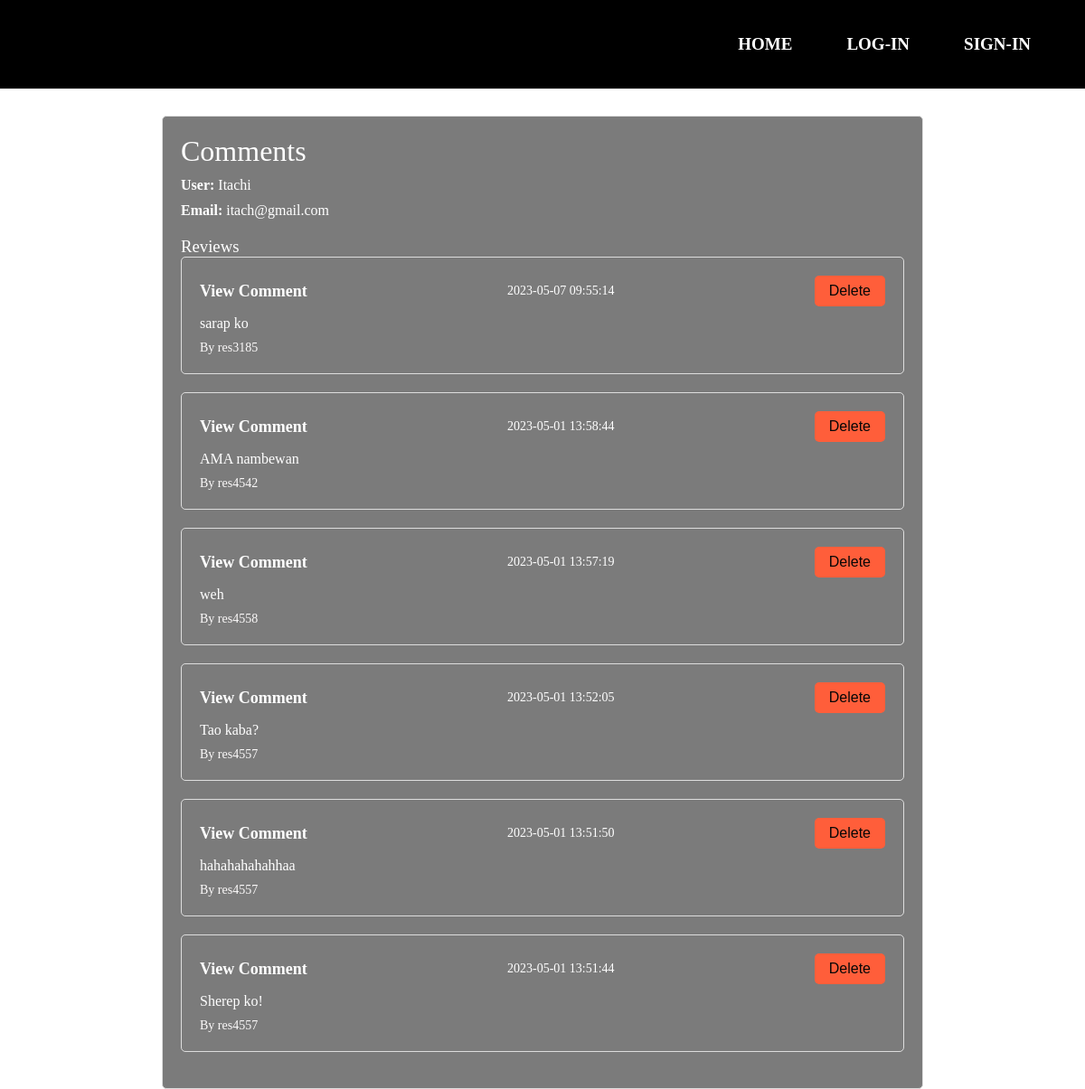
Page /users/1 on the committed database.
### tables this page shows
CREATE TABLE users
             (id INTEGER PRIMARY KEY AUTOINCREMENT,
              username TEXT NOT NULL UNIQUE,
              email TEXT NOT NULL UNIQUE,
              password TEXT NOT NULL,
              profile_pic_url TEXT);

CREATE TABLE reviews
             (id INTEGER PRIMARY KEY AUTOINCREMENT,
              username TEXT NOT NULL,
              resto_id INTEGER NOT NULL,
              comment TEXT NOT NULL,
              date TIMESTAMP DEFAULT CURRENT_TIMESTAMP,
              FOREIGN KEY (username) REFERENCES users (username),
              FOREIGN KEY (resto_id) REFERENCES restaurants (id));

### Admin.py (the view)
def user_profile(user_id):
    with sqlite3.connect('users.db') as conn:
        c = conn.cursor()
        c.execute('SELECT id, username, email FROM users WHERE id = ?', (user_id,))
        user = c.fetchone()
        c.execute('SELECT id, resto_id, comment, date FROM reviews WHERE username = ? ORDER BY date DESC', (user[1],))
        reviews = c.fetchall()
    return render_template('user_profile.html', user=user, reviews=reviews)

### templates/user_profile.html (shortened to what this page needs)
<!DOCTYPE html>
<html lang="en">
<head>
  <link rel="stylesheet" href="/static/user_profile.css">
</head>
<body>
  <header>
    <nav>
      <ul>
        {% if 'username' in session %}
          <li><a href="{{ url_for('index') }}">HOME</a></li>
          <li class="dropdown">
            <a href="#" onclick="toggleDropdown()">{{ session['username'] }}!</a>
            <div class="dropdown-menu">
              <a href="/profile">Profile settings</a>
              <a href="/bookmarks">Bookmarks</a>
              {% if session['is_admin'] %}
                <a href="{{ url_for('user_list') }}">Admin</a>
              {% endif %}
            </div>
          </li>
          <li><a href="/logout">LOG OUT</a></li>
        {% else %}
        <li><a href="{{ url_for('index') }}">HOME</a></li>
        <li><a href="/login">LOG-IN</a></li>
        <li><a href="/register">SIGN-IN</a></li>
        {% endif %}
      </ul>
    </nav>
  </header>
  <div class="user-profile">
    <h1>Comments</h1>
    <div class="user-details">
      <p><strong>User: </strong> {{ user[1] }}</p>
      <p class="email"><strong>Email:</strong> {{ user[2] }}</p>
    </div>
    <div class="reviews">
      <h3>Reviews</h3>
      {% if reviews %}
      <ul>
        {% for review in reviews %}
        <li>
          <div class="review-header">
            <a href="{{ url_for('details', name=review[1]) }}">View Comment</a>
            <span class="review-date">{{ review[3] }}</span>
            <form method="POST" action="{{ url_for('delete_review_admin', review_id=review[0]) }}" class="delete-form">
              <button type="submit" class="delete-button">Delete</button>
            </form>
          </div>
          <p class="review-content">{{ review[2] }}</p>
          <p class="review-author">By {{ review[1] }}</p>
        </li>
        {% endfor %}
      </ul>
      {% else %}
      <p>No reviews yet.</p>
      {% endif %}
    </div>
  </div>
</body>
</html>

### static/user_profile.css (style rules this page uses)
* { padding: 0; margin: 0; }
header { background-color: #000; height: 98px; display: flex; justify-content: space-between; align-items: center; padding: 0 20px; }
nav ul { list-style: none; margin: 0; padding: 0; display: flex; justify-content: center; align-items: center; flex-wrap: wrap; }
nav li { margin-right: 20px; position: relative; }
nav a { color: #fff; text-decoration: none; font-size: 18px; font-weight: bold; position: relative; }
nav a:before { content: ""; position: absolute; bottom: -5px; left: 50%; transform: translateX(-50%); width: 0; height: 2px; background-color: #fff; transform-origin: center bottom; transition: width 0.2s ease-out; }
@media screen and (min-width: 768px) { nav a { font-size: 19px; padding: 10px 20px; } }
body { background-image: url(https://cdn.wallpapersafari.com/92/77/F7XPnJ.jpg); background-position: center; background-repeat: no-repeat; background-size: cover; background-attachment: fixed; }
.user-profile { max-width: 800px; margin: 0 auto; padding: 20px; background-color: #1312128e; border: 1px solid #ddd; border-radius: 5px; margin-top: 30px; }
h1, h2, h3 { margin: 0; font-weight: normal; color: white; }
h1 { margin-bottom: 10px; }
.user-details { margin-bottom: 20px; color: white; }
.email { margin-top: 10px; color: white; }
.reviews { margin-top: 20px; color: white; }
.reviews ul { list-style: none; padding: 0; margin: 0; }
.reviews li { margin-bottom: 20px; border: 1px solid #ddd; border-radius: 5px; padding: 20px; }
.review-header { display: flex; justify-content: space-between; align-items: center; margin-bottom: 10px; }
.review-header a { text-decoration: none; color: rgb(255, 255, 255); font-weight: bold; font-size: 18px; }
.review-header span { color: rgb(255, 255, 255); font-size: 14px; }
.delete-form { display: inline-block; }
.delete-button { background-color: #ff5e3a; color: rgb(7, 7, 7); border: none; padding: 8px 16px; border-radius: 5px; cursor: pointer; font-size: 16px; transition: background-color 0.3s ease; }
.review-content { margin-bottom: 10px; font-size: 16px; }
.review-author { color: rgb(252, 250, 250); font-size: 14px; }

### rows in the picture
users: username "Itachi", email "itach@gmail.com"
reviews: date "2023-05-07 09:55:14", comment "sarap ko", resto "res3185"
reviews: date "2023-05-01 13:58:44", comment "AMA nambewan", resto "res4542"
reviews: date "2023-05-01 13:57:19", comment "weh", resto "res4558"
reviews: date "2023-05-01 13:52:05", comment "Tao kaba?", resto "res4557"
reviews: date "2023-05-01 13:51:50", comment "hahahahahahhaa", resto "res4557"
reviews: date "2023-05-01 13:51:44", comment "Sherep ko!", resto "res4557"
